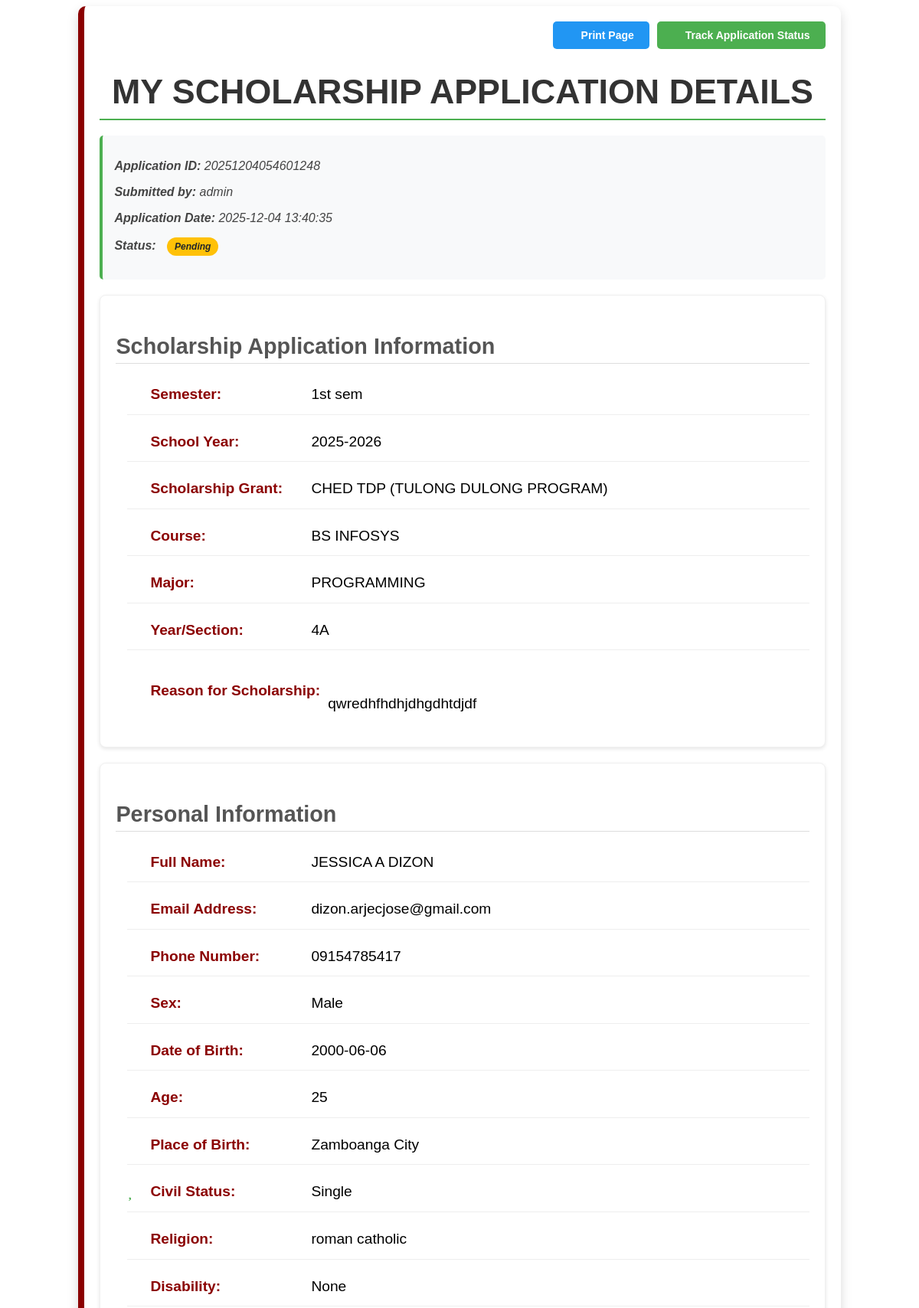
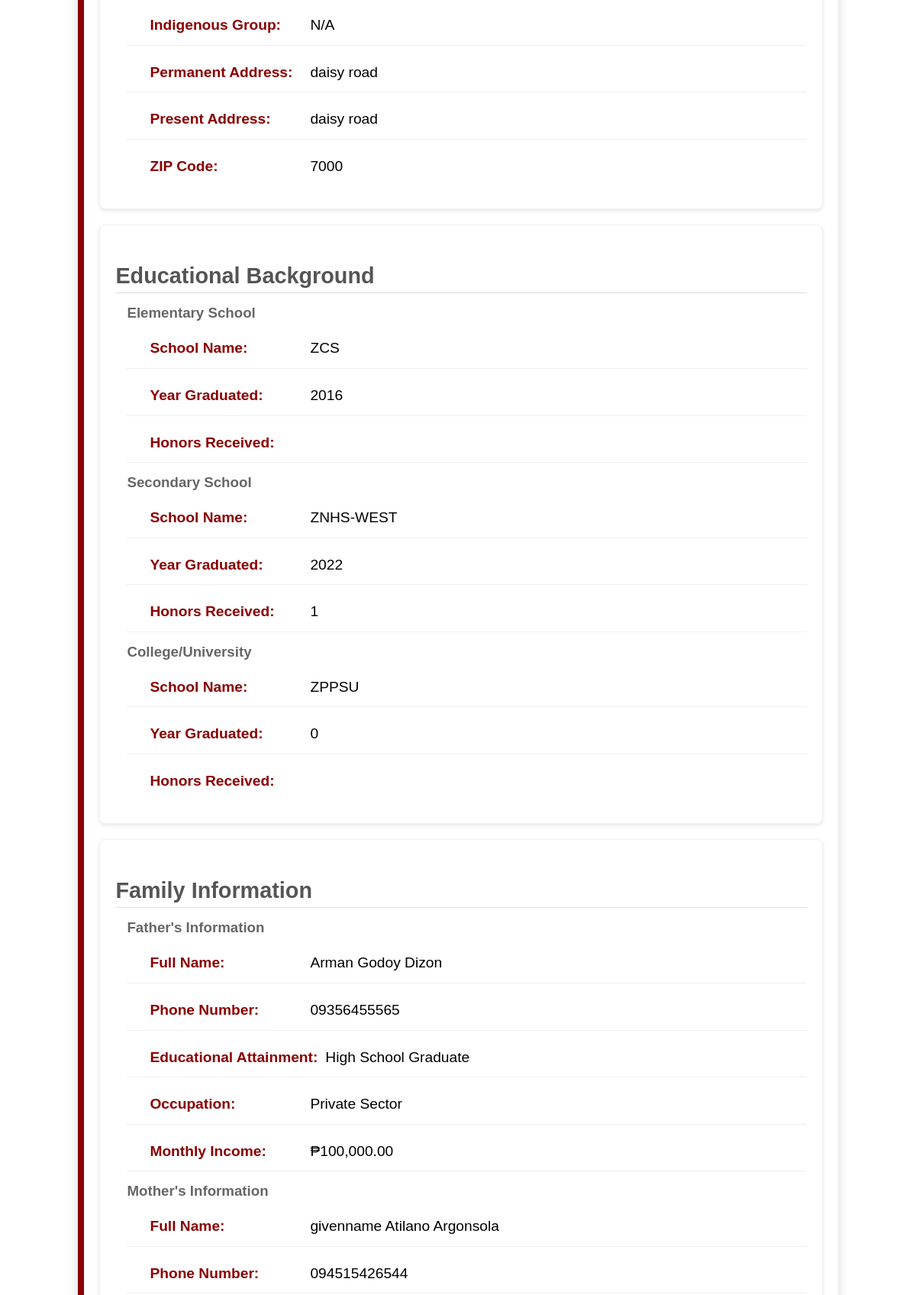
The page /application_process/view_application.php?id=20251204054601248 (signed in, upper part) on the database its author committed (2 pictures, top to bottom).
### tables this page shows
CREATE TABLE `scholarship_applications` (
  `application_id` varchar(20) NOT NULL,
  `date` datetime DEFAULT NULL,
  `semester` varchar(10) NOT NULL,
  `school_year` varchar(9) DEFAULT NULL,
  `full_name` varchar(100) NOT NULL,
  `course` varchar(50) NOT NULL,
  `yr_sec` varchar(15) NOT NULL,
  `major` varchar(50) NOT NULL,
  `cell_no` varchar(15) DEFAULT NULL,
  `permanent_address` text DEFAULT NULL,
  `zip_code` int(11) NOT NULL,
  `present_address` text DEFAULT NULL,
  `email` varchar(100) DEFAULT NULL,
  `sex` varchar(100) NOT NULL,
  `date_of_birth` date DEFAULT NULL,
  `age` int(11) NOT NULL,
  `place_of_birth` varchar(50) DEFAULT NULL,
  `civil_status` enum('single','married','widowed','divorced','separated') DEFAULT NULL,
  `religion` varchar(100) DEFAULT NULL,
  `scholarship_grant` varchar(100) DEFAULT NULL,
  `disability` varchar(100) DEFAULT NULL,
  `indigenous_group` varchar(100) DEFAULT NULL,
  `reason_scholarship` text NOT NULL,
  `user_id` int(11) DEFAULT NULL,
  `status` enum('pending','approved','not qualified') NOT NULL DEFAULT 'pending',
  `notified` int(11) NOT NULL,
  `attachments` varchar(255) NOT NULL
);

CREATE TABLE `users` (
  `id` int(11) NOT NULL,
  `username` varchar(50) NOT NULL,
  `password` varchar(255) NOT NULL,
  `created_at` datetime NOT NULL DEFAULT current_timestamp(),
  `role` varchar(50) NOT NULL
);

CREATE TABLE `schools_attended` (
  `id` int(11) NOT NULL,
  `application_id` varchar(100) NOT NULL,
  `elementary` varchar(255) DEFAULT NULL,
  `elementary_year_grad` year(4) DEFAULT NULL,
  `elementary_honors` varchar(255) DEFAULT NULL,
  `secondary` varchar(255) DEFAULT NULL,
  `secondary_year_grad` year(4) DEFAULT NULL,
  `secondary_honors` varchar(255) DEFAULT NULL,
  `college` varchar(255) DEFAULT NULL,
  `college_year_grad` year(4) DEFAULT NULL,
  `college_honors` varchar(255) DEFAULT NULL
);

CREATE TABLE `parents_info` (
  `id` int(11) NOT NULL,
  `application_id` varchar(100) NOT NULL,
  `father_lastname` varchar(255) DEFAULT NULL,
  `father_givenname` varchar(255) DEFAULT NULL,
  `father_middlename` varchar(255) DEFAULT NULL,
  `father_cellphone` varchar(15) DEFAULT NULL,
  `father_education` enum('No Formal Education','Elementary Undergraduate','Elementary Graduate','High School Undergraduate','High School Graduate','Vocational Course','College Undergraduate','College Graduate','Postgraduate') NOT NULL,
  `father_occupation` enum('Government','Private Sector','Self-Employed','Laborer','Freelancer','NGO/Non-Profit','Overseas Employment','Casual','Contractual','Intern') NOT NULL,
  `father_income` decimal(10,2) DEFAULT NULL,
  `mother_lastname` varchar(255) DEFAULT NULL,
  `mother_givenname` varchar(255) DEFAULT NULL,
  `mother_middlename` varchar(255) DEFAULT NULL,
  `mother_cellphone` varchar(15) DEFAULT NULL,
  `mother_education` enum('No Formal Education','Elementary Undergraduate','Elementary Graduate','High School Undergraduate','High School Graduate','Vocational Course','College Undergraduate','College Graduate','Postgraduate') NOT NULL,
  `mother_occupation` enum('Government','Private Sector','Self-Employed','Laborer','Freelancer','NGO/Non-Profit','Overseas Employment','Casual','Contractual','Intern') NOT NULL,
  `mother_income` decimal(10,2) DEFAULT NULL
);

### application_process/view_application.php (the view, shortened to what this page needs)
<?php
include '../includes/session.php';
$application_id = (int) $_GET['id'];
try {
    $stmt = $pdo->prepare("
        SELECT
            sa.*,
            st.elementary, st.elementary_year_grad, st.elementary_honors,
            st.secondary, st.secondary_year_grad, st.secondary_honors,
            st.college, st.college_year_grad, st.college_honors,
            pi.father_lastname, pi.father_givenname, pi.father_middlename, pi.father_cellphone,
            pi.father_education, pi.father_occupation, pi.father_income,
            pi.mother_lastname, pi.mother_givenname, pi.mother_middlename, pi.mother_cellphone,
            pi.mother_education, pi.mother_occupation, pi.mother_income,
            hi.house_status,
            u.username,
            sa.reason_scholarship,
            sa.date_of_birth,
            sa.age,
            sa.place_of_birth,
            sa.civil_status,
            sa.religion,
            sa.scholarship_grant,
            sa.disability,
            sa.indigenous_group,
            sa.cell_no,
            sa.email,
            sa.sex,
            sa.permanent_address,
            sa.present_address,
            sa.zip_code,
            sa.course,
            sa.major,
            sa.yr_sec,
            sa.semester,
            sa.school_year,
            sa.date,
            sa.status
        FROM scholarship_applications sa
        LEFT JOIN schools_attended st ON sa.application_id = st.application_id
        LEFT JOIN parents_info pi ON sa.application_id = pi.application_id
        LEFT JOIN house_info hi ON sa.application_id = hi.application_id
        LEFT JOIN users u ON sa.user_id = u.id
        WHERE sa.application_id = :application_id AND sa.user_id = :user_id
    ");
    $stmt->bindParam(':application_id', $application_id, PDO::PARAM_INT);
    $stmt->bindParam(':user_id', $_SESSION['id'], PDO::PARAM_INT);
    $stmt->execute();
    $application = $stmt->fetch(PDO::FETCH_ASSOC);
} catch (PDOException $e) {
    die("Error fetching application details: " . $e->getMessage());
}
?>
<!DOCTYPE html>
<html lang="en">
<head>
    <link rel="stylesheet" href="../css/view_applications.css?v=<?php echo time(); ?>">
    <link rel="stylesheet" href="../css/preloader.css?v=<?php echo time(); ?>">
</head>
<body>
    <div class="container">
        <div class="top-buttons">
            <button onclick="window.print()" class="action-button print-button">
                <i class="fas fa-print"></i> Print Page
            </button>
            <button onclick="location.href='application_tracking.php?id=<?= $application_id ?>'"
                class="action-button track-button">
                <i class="fas fa-truck"></i> Track Application Status
            </button>
        </div>
        <h1>My Scholarship Application Details</h1>
        <div class="submitted-info">
            <p><strong>Application ID:</strong> <?= htmlspecialchars($application['application_id']) ?></p>
            <p><strong>Submitted by:</strong> <?= htmlspecialchars($application['username']) ?></p>
            <p><strong>Application Date:</strong> <?= htmlspecialchars($application['date']) ?></p>
            <p><strong>Status:</strong>
                <span class="status-badge status-<?= htmlspecialchars($application['status']) ?>">
                    <?= htmlspecialchars(ucfirst($application['status'])) ?>
                </span>
            </p>
        </div>
        <div class="section">
            <h2>Scholarship Application Information</h2>
            <div class="details">
                <p><i class="fas fa-calendar-alt"></i><strong>Semester:</strong>
                    <?= htmlspecialchars($application['semester']) ?></p>
                <p><i class="fas fa-calendar"></i><strong>School Year:</strong>
                    <?= htmlspecialchars($application['school_year']) ?></p>
                <p><i class="fas fa-graduation-cap"></i><strong>Scholarship Grant:</strong>
                    <?= htmlspecialchars($application['scholarship_grant']) ?></p>
                <p><i class="fas fa-book"></i><strong>Course:</strong> <?= htmlspecialchars($application['course']) ?>
                </p>
                <p><i class="fas fa-graduation-cap"></i><strong>Major:</strong>
                    <?= htmlspecialchars($application['major']) ?></p>
                <p><i class="fas fa-users"></i><strong>Year/Section:</strong>
                    <?= htmlspecialchars($application['yr_sec']) ?></p>
                <p><i class="fas fa-pray"></i><strong>Reason for Scholarship:</strong><br>
                    <?= nl2br(htmlspecialchars($application['reason_scholarship'])) ?>
                </p>
            </div>
        </div>
        <div class="section">
            <h2>Personal Information</h2>
            <div class="details">
                <p><i class="fas fa-user"></i><strong>Full Name:</strong>
                    <?= htmlspecialchars($application['full_name']) ?></p>
                <p><i class="fas fa-envelope"></i><strong>Email Address:</strong>
                    <?= htmlspecialchars($application['email']) ?></p>
                <p><i class="fas fa-phone"></i><strong>Phone Number:</strong>
                    <?= htmlspecialchars($application['cell_no']) ?></p>
                <p><i class="fas fa-venus-mars"></i><strong>Sex:</strong>
                    <?= htmlspecialchars(ucfirst($application['sex'])) ?></p>
                <p><i class="fas fa-calendar-alt"></i><strong>Date of Birth:</strong>
                    <?= htmlspecialchars($application['date_of_birth']) ?></p>
                <p><i class="fas fa-birthday-cake"></i><strong>Age:</strong>
                    <?= htmlspecialchars($application['age']) ?></p>
                <p><i class="fas fa-map-marker-alt"></i><strong>Place of Birth:</strong>
                    <?= htmlspecialchars($application['place_of_birth']) ?></p>
                <p><i class="fas fa-heart"></i><strong>Civil Status:</strong>
                    <?= htmlspecialchars(ucfirst($application['civil_status'])) ?></p>
                <p><i class="fas fa-church"></i><strong>Religion:</strong>
                    <?= htmlspecialchars($application['religion']) ?></p>
                <p><i class="fas fa-wheelchair"></i><strong>Disability:</strong>
                    <?= htmlspecialchars($application['disability']) ?></p>
                <p><i class="fas fa-users"></i><strong>Indigenous Group:</strong>
                    <?= htmlspecialchars($application['indigenous_group']) ?></p>
                <p><i class="fas fa-home"></i><strong>Permanent Address:</strong>
                    <?= htmlspecialchars($application['permanent_address']) ?></p>
                <p><i class="fas fa-house-user"></i><strong>Present Address:</strong>
                    <?= htmlspecialchars($application['present_address']) ?></p>
                <p><i class="fas fa-map-pin"></i><strong>ZIP Code:</strong>
                    <?= htmlspecialchars($application['zip_code']) ?></p>
            </div>
        </div>
        <div class="section">
            <h2>Educational Background</h2>
            <div class="details">
                <h3 style="color: #666; margin-top: 10px; margin-bottom: 10px;">Elementary School</h3>
                <p><i class="fas fa-school"></i><strong>School Name:</strong>
                    <?= htmlspecialchars($application['elementary']) ?></p>
                <p><i class="fas fa-calendar"></i><strong>Year Graduated:</strong>
                    <?= htmlspecialchars($application['elementary_year_grad']) ?></p>
                <p><i class="fas fa-award"></i><strong>Honors Received:</strong>
                    <?= htmlspecialchars($application['elementary_honors']) ?></p>
                <h3 style="color: #666; margin-top: 15px; margin-bottom: 10px;">Secondary School</h3>
                <p><i class="fas fa-school"></i><strong>School Name:</strong>
                    <?= htmlspecialchars($application['secondary']) ?></p>
                <p><i class="fas fa-calendar"></i><strong>Year Graduated:</strong>
                    <?= htmlspecialchars($application['secondary_year_grad']) ?></p>
                <p><i class="fas fa-award"></i><strong>Honors Received:</strong>
                    <?= htmlspecialchars($application['secondary_honors']) ?></p>
                <h3 style="color: #666; margin-top: 15px; margin-bottom: 10px;">College/University</h3>
                <p><i class="fas fa-university"></i><strong>School Name:</strong>
                    <?= htmlspecialchars($application['college']) ?></p>
                <p><i class="fas fa-calendar"></i><strong>Year Graduated:</strong>
                    <?= htmlspecialchars($application['college_year_grad']) ?></p>
                <p><i class="fas fa-award"></i><strong>Honors Received:</strong>
                    <?= htmlspecialchars($application['college_honors']) ?></p>
            </div>
        </div>
        <div class="section">
            <h2>Family Information</h2>
            <div class="details">
                <h3 style="color: #666; margin-top: 10px; margin-bottom: 10px;">Father's Information</h3>
                <p><i class="fas fa-male"></i><strong>Full Name:</strong>
                    <?= htmlspecialchars($application['father_givenname'] . ' ' . $application['father_middlename'] . ' ' . $application['father_lastname']) ?>
                </p>
                <p><i class="fas fa-phone"></i><strong>Phone Number:</strong>
                    <?= htmlspecialchars($application['father_cellphone']) ?></p>
                <p><i class="fas fa-graduation-cap"></i><strong>Educational Attainment:</strong>
                    <?= htmlspecialchars($application['father_education']) ?></p>
                <p><i class="fas fa-briefcase"></i><strong>Occupation:</strong>
                    <?= htmlspecialchars($application['father_occupation']) ?></p>
                <p><i class="fas fa-money-bill-wave"></i><strong>Monthly Income:</strong>
                    ₱<?= number_format($application['father_income'], 2) ?></p>
                <h3 style="color: #666; margin-top: 15px; margin-bottom: 10px;">Mother's Information</h3>
                <p><i class="fas fa-female"></i><strong>Full Name:</strong>
                    <?= htmlspecialchars($application['mother_givenname'] . ' ' . $application['mother_middlename'] . ' ' . $application['mother_lastname']) ?>
                </p>
                <p><i class="fas fa-phone"></i><strong>Phone Number:</strong>
                    <?= htmlspecialchars($application['mother_cellphone']) ?></p>
            </div>
        </div>
    </div>
</body>
</html>

### rows shown on the page
scholarship_applications: application_id "20251204054601248", user.username "admin", date "2025-12-04 13:40:35", status "Pending", semester "1st sem", school_year "2025-2026", scholarship_grant "CHED TDP (TULONG DULONG PROGRAM)", course "BS INFOSYS", major "PROGRAMMING", yr_sec "4A", reason_scholarship "qwredhfhdhjdhgdhtdjdf", full_name "JESSICA A DIZON", email "dizon.arjecjose@gmail.com", cell_no "09154785417", sex "Male", date_of_birth "2000-06-06", age "25", place_of_birth "Zamboanga City", civil_status "Single", religion "roman catholic", disability "None", indigenous_group "N/A", permanent_address "daisy road", present_address "daisy road", zip_code "7000", schools_attended.elementary "ZCS", schools_attended.elementary_year_grad "2016", schools_attended.secondary "ZNHS-WEST", schools_attended.secondary_year_grad "2022", schools_attended.secondary_honors "1", schools_attended.college "ZPPSU", schools_attended.college_year_grad "0", parents_info.father_givenname+father_middlename+father_lastname "Arman Godoy Dizon", parents_info.father_cellphone "09356455565", parents_info.father_education "High School Graduate", parents_info.father_occupation "Private Sector", parents_info.father_income "100,000.00", parents_info.mother_givenname+mother_middlename+mother_lastname "givenname Atilano Argonsola", parents_info.mother_cellphone "094515426544"
